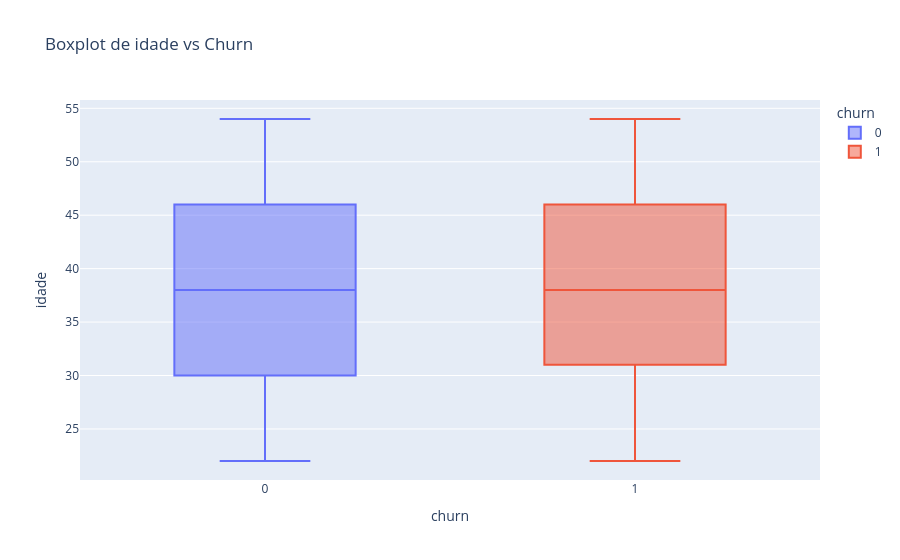
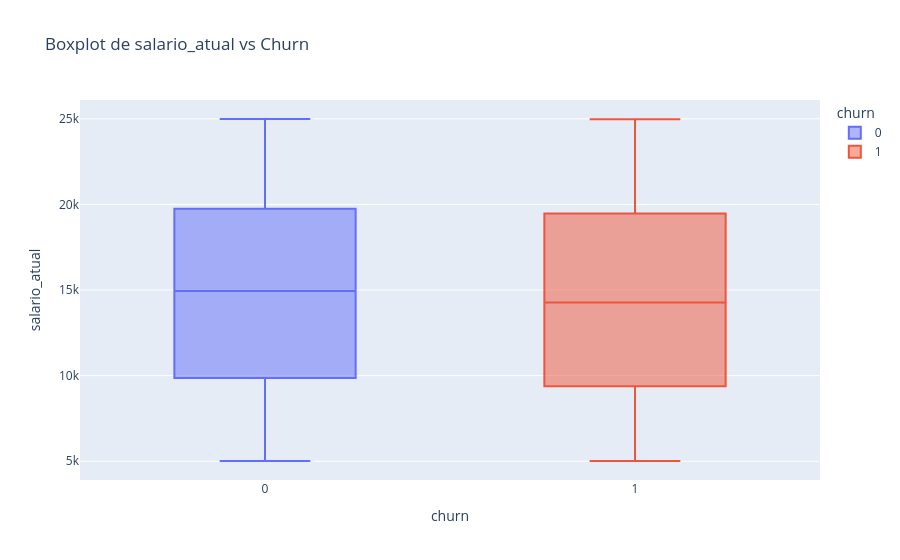
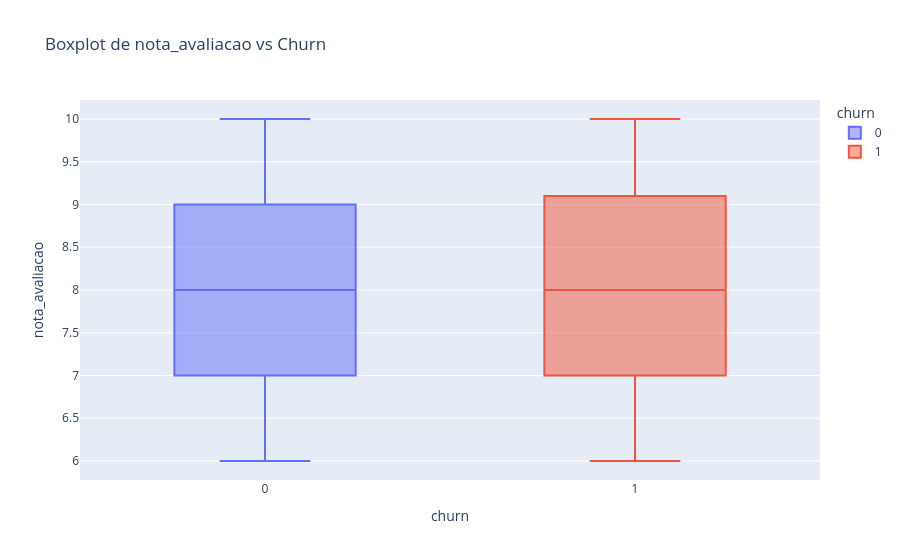
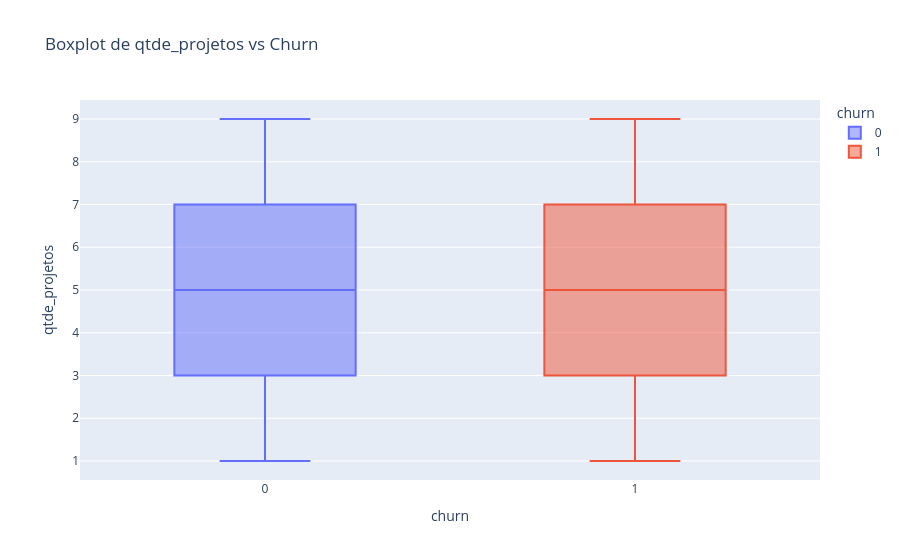

Write notebook code for charts like these, in order.
### Code cell
# Boxplots para variáveis numéricas com Churn
for col in df_employees.select_dtypes(include=['int64', 'float64']).columns:
    if col != 'churn':
        fig = px.box(df_employees, x='churn', y=col, title=f'Boxplot de {col} vs Churn', color='churn')
        fig.show()

### Figure 1 — Plotly figure (JSON) as saved in the notebook; plotly's stock layout.template omitted (floating-point values rounded to 4 significant figures; data arrays with more than 128 entries replaced by an {"elided": "..."} marker saying what was removed)
{"data": [{"alignmentgroup": "True", "hovertemplate": "churn=%{x}<br>idade=%{y}<extra></extra>", "legendgroup": "0", "marker": {"color": "#636efa"}, "name": "0", "notched": false, "offsetgroup": "0", "orientation": "v", "showlegend": true, "type": "box", "x": {"elided": "1714 int values"}, "x0": " ", "xaxis": "x", "y": {"elided": "1714 int values"}, "y0": " ", "yaxis": "y"}, {"alignmentgroup": "True", "hovertemplate": "churn=%{x}<br>idade=%{y}<extra></extra>", "legendgroup": "1", "marker": {"color": "#EF553B"}, "name": "1", "notched": false, "offsetgroup": "1", "orientation": "v", "showlegend": true, "type": "box", "x": {"elided": "286 int values"}, "x0": " ", "xaxis": "x", "y": {"elided": "286 int values"}, "y0": " ", "yaxis": "y"}], "layout": {"boxmode": "overlay", "legend": {"title": {"text": "churn"}, "tracegroupgap": 0}, "title": {"text": "Boxplot de idade vs Churn"}, "xaxis": {"anchor": "y", "categoryarray": [0, 1], "categoryorder": "array", "domain": [0, 1], "title": {"text": "churn"}}, "yaxis": {"anchor": "x", "domain": [0, 1], "title": {"text": "idade"}}}}

### Figure 2 — Plotly figure (JSON) as saved in the notebook; plotly's stock layout.template omitted (floating-point values rounded to 4 significant figures; data arrays with more than 128 entries replaced by an {"elided": "..."} marker saying what was removed)
{"data": [{"alignmentgroup": "True", "hovertemplate": "churn=%{x}<br>salario_atual=%{y}<extra></extra>", "legendgroup": "0", "marker": {"color": "#636efa"}, "name": "0", "notched": false, "offsetgroup": "0", "orientation": "v", "showlegend": true, "type": "box", "x": {"elided": "1714 int values"}, "x0": " ", "xaxis": "x", "y": {"elided": "1714 int values"}, "y0": " ", "yaxis": "y"}, {"alignmentgroup": "True", "hovertemplate": "churn=%{x}<br>salario_atual=%{y}<extra></extra>", "legendgroup": "1", "marker": {"color": "#EF553B"}, "name": "1", "notched": false, "offsetgroup": "1", "orientation": "v", "showlegend": true, "type": "box", "x": {"elided": "286 int values"}, "x0": " ", "xaxis": "x", "y": {"elided": "286 int values"}, "y0": " ", "yaxis": "y"}], "layout": {"boxmode": "overlay", "legend": {"title": {"text": "churn"}, "tracegroupgap": 0}, "title": {"text": "Boxplot de salario_atual vs Churn"}, "xaxis": {"anchor": "y", "categoryarray": [0, 1], "categoryorder": "array", "domain": [0, 1], "title": {"text": "churn"}}, "yaxis": {"anchor": "x", "domain": [0, 1], "title": {"text": "salario_atual"}}}}

### Figure 3 — Plotly figure (JSON) as saved in the notebook; plotly's stock layout.template omitted (floating-point values rounded to 4 significant figures; data arrays with more than 128 entries replaced by an {"elided": "..."} marker saying what was removed)
{"data": [{"alignmentgroup": "True", "hovertemplate": "churn=%{x}<br>nota_avaliacao=%{y}<extra></extra>", "legendgroup": "0", "marker": {"color": "#636efa"}, "name": "0", "notched": false, "offsetgroup": "0", "orientation": "v", "showlegend": true, "type": "box", "x": {"elided": "1714 int values"}, "x0": " ", "xaxis": "x", "y": {"elided": "1714 float values"}, "y0": " ", "yaxis": "y"}, {"alignmentgroup": "True", "hovertemplate": "churn=%{x}<br>nota_avaliacao=%{y}<extra></extra>", "legendgroup": "1", "marker": {"color": "#EF553B"}, "name": "1", "notched": false, "offsetgroup": "1", "orientation": "v", "showlegend": true, "type": "box", "x": {"elided": "286 int values"}, "x0": " ", "xaxis": "x", "y": {"elided": "286 float values"}, "y0": " ", "yaxis": "y"}], "layout": {"boxmode": "overlay", "legend": {"title": {"text": "churn"}, "tracegroupgap": 0}, "title": {"text": "Boxplot de nota_avaliacao vs Churn"}, "xaxis": {"anchor": "y", "categoryarray": [0, 1], "categoryorder": "array", "domain": [0, 1], "title": {"text": "churn"}}, "yaxis": {"anchor": "x", "domain": [0, 1], "title": {"text": "nota_avaliacao"}}}}

### Figure 4 — Plotly figure (JSON) as saved in the notebook; plotly's stock layout.template omitted (floating-point values rounded to 4 significant figures; data arrays with more than 128 entries replaced by an {"elided": "..."} marker saying what was removed)
{"data": [{"alignmentgroup": "True", "hovertemplate": "churn=%{x}<br>qtde_projetos=%{y}<extra></extra>", "legendgroup": "0", "marker": {"color": "#636efa"}, "name": "0", "notched": false, "offsetgroup": "0", "orientation": "v", "showlegend": true, "type": "box", "x": {"elided": "1714 int values"}, "x0": " ", "xaxis": "x", "y": {"elided": "1714 int values"}, "y0": " ", "yaxis": "y"}, {"alignmentgroup": "True", "hovertemplate": "churn=%{x}<br>qtde_projetos=%{y}<extra></extra>", "legendgroup": "1", "marker": {"color": "#EF553B"}, "name": "1", "notched": false, "offsetgroup": "1", "orientation": "v", "showlegend": true, "type": "box", "x": {"elided": "286 int values"}, "x0": " ", "xaxis": "x", "y": {"elided": "286 int values"}, "y0": " ", "yaxis": "y"}], "layout": {"boxmode": "overlay", "legend": {"title": {"text": "churn"}, "tracegroupgap": 0}, "title": {"text": "Boxplot de qtde_projetos vs Churn"}, "xaxis": {"anchor": "y", "categoryarray": [0, 1], "categoryorder": "array", "domain": [0, 1], "title": {"text": "churn"}}, "yaxis": {"anchor": "x", "domain": [0, 1], "title": {"text": "qtde_projetos"}}}}
